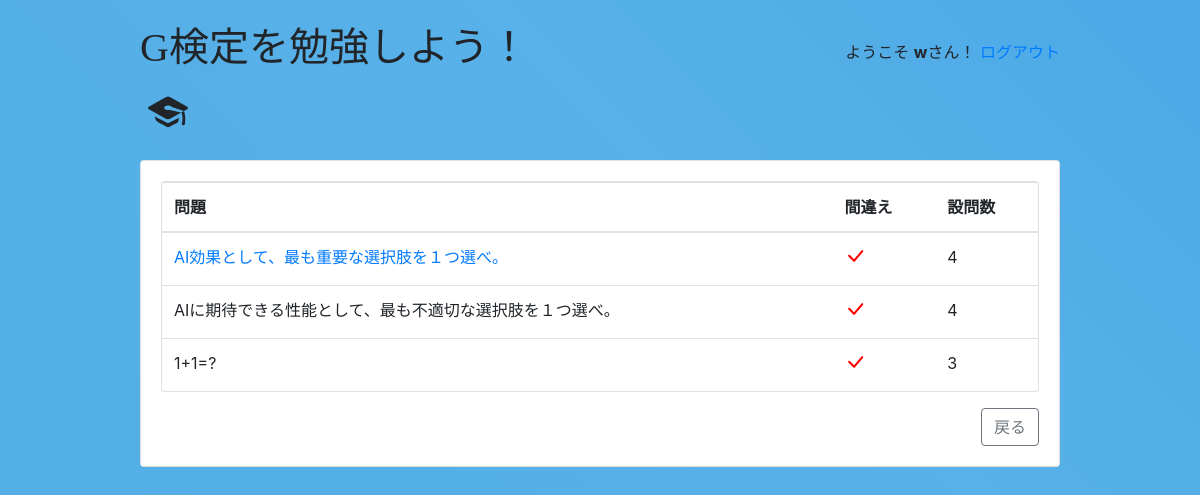
Page /students/quiz/1/explanation/ (signed in) on the committed database.
### classroom/models.py (models this page shows, shortened)
class User(AbstractUser):
    is_student = models.BooleanField(default=False)
    is_teacher = models.BooleanField(default=False)

class Question(models.Model):
    quiz = models.ForeignKey(
        Quiz, on_delete=models.CASCADE, related_name='questions')
    text = models.CharField('Question', max_length=255)

### classroom/views/students.py (the view)
class ExplanationListView(StudentRequiredMixin, ListView):
    model = Quiz
    context_object_name = 'questions'
    template_name = 'classroom/students/explanations_list.html'
    def get_queryset(self):
        queryset = Quiz.objects.get(pk=self.kwargs['pk']).questions.all()
        return queryset

### classroom/mixins.py (called while the page is built)
    def test_func(self):
        return self.request.user.is_authenticated and self.request.user.is_student

### classroom/templatetags/common_tags.py (called while the page is built)
@register.simple_tag
def get_latest_answer(student: Student, question: Question):
    return student.quiz_answers.filter(answer__question=question).order_by('-challenge_num').first()

### classroom/templates/classroom/students/explanations_list.html (shortened to what this page needs)
{% extends 'base.html' %}
{% load common_tags %}
{% block content %}
  <div class="card">
    <table class="table mb-0">
      <thead>
        <tr>
          <th>問題</th>
          <th>間違え</th>
          <th>設問数</th>
        </tr>
      </thead>
      <tbody>
        {% for question in questions %}
          <tr>
            <td>
              {% if question.explanation %}
                <a href="{% url 'students:quiz_explanation_detail' question.quiz.pk question.pk %}">
                  {{ question.text }}
                </a>
              {% else %}
                {{ question.text }}
              {% endif %}
            </td>
            <td>
              {% get_latest_answer request.user.student question as answer %}
            </td>
            <td>{{ question.answers.count }}</td>
          </tr>
        {% empty %}
          <tr>
            <td class="bg-light text-center font-italic" colspan="3">クイズを完了していません</td>
          </tr>
        {% endfor %}
      </tbody>
    </table>
  </div>
  <div>
    <a href="{% url 'students:taken_quiz_list' %}" class="btn btn-outline-secondary float-right mt-3" role="button" style="margin-left: auto;">戻る</a>
  </div>
{% endblock %}

### templates/base.html (shortened to what this page needs)
{% load static %}
<!doctype html>
<html lang="ja">
  <head>
    <link rel="stylesheet" href="https://maxcdn.bootstrapcdn.com/bootstrap/4.0.0/css/bootstrap.min.css">
    <link rel="stylesheet" type="text/css" href="{% static 'vendor/fontello-2f186091/css/fontello.css' %}">
    <link rel="stylesheet" type="text/css" href="{% static 'css/app.css' %}">
    {% if user.is_authenticated and user.is_teacher %}
      <link rel="stylesheet" type="text/css" href="{% static 'css/teachers.css' %}">
    {% else %}
      <link rel="stylesheet" type="text/css" href="{% static 'css/students.css' %}">
    {% endif %}
  </head>
  <body>
    <div class="container my-4">
      <div class="row justify-content-center">
        <div class="col-md-10 col-sm-12">
          <div class="row">
            <div class="col-6">
              <h1 class="logo">
                <a href="{% url 'home' %}">
                  G検定を勉強しよう！
                  {% if user.is_authenticated %}
                    {% if user.is_teacher %}
                      <span class="icon-feather" data-toggle="tooltip" data-placement="right" title="Teacher profile"></span>
                    {% else %}
                      <span class="icon-graduation-cap" data-toggle="tooltip" data-placement="right" title="Student profile"></span>
                    {% endif %}
                  {% endif %}
                </a>
              </h1>
            </div>
            <div class="col-6 text-right">
              {% if user.is_authenticated %}
                <p class="pt-3">ようこそ <strong>{{ user.username }}</strong>さん！ <a href="{% url 'logout' %}">ログアウト</a></p>
              {% else %}
                <a href="{% url 'login' %}" class="btn btn-light" role="button">ログイン</a>
                <a href="{% url 'signup' %}" class="btn btn-primary" role="button">サイン</a>
              {% endif %}
            </div>
          </div>
          <div class="card mb-3">
            <div class="card-body">
              {% block content %}
              {% endblock %}
            </div>
          </div>
        </div>
      </div>
    </div>
  </body>
</html>

### static/css/app.css (style rules this page uses)
.logo { font-family: 'Clicker Script', cursive; }
.logo a { color: #212529; text-decoration: none; }

### static/css/students.css (style rules this page uses)
body { background: linear-gradient(45deg, #42A5E2, #58B1E8, #0B7FDD, #46F1EB); background-size: 800% 800%; animation: GradientBackground 10s ease infinite; }

### rows in the picture
User: username "w"
Question: text "AI効果として、最も重要な選択肢を１つ選べ。", answers.count "4"
Question: text "AIに期待できる性能として、最も不適切な選択肢を１つ選べ。", answers.count "4"
Question: text "1+1=?", answers.count "3"
